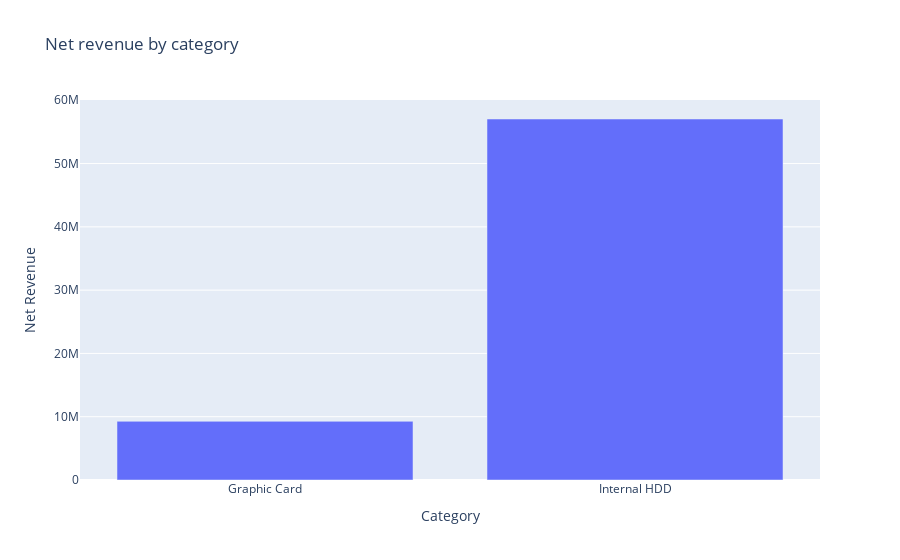

The notebook cell saved with this chart:
### Code cell
fig_category_net_revenue = px.bar(df_category, x='category', y='net_revenue', title='Net revenue by category')
fig_category_net_revenue.update_layout(
    yaxis_title='Net Revenue', 
    xaxis_title='Category'
)
fig_category_net_revenue.show()

### Figure 1 — Plotly figure (JSON) as saved in the notebook; plotly's stock layout.template omitted (floating-point values rounded to 4 significant figures)
{"data": [{"alignmentgroup": "True", "hovertemplate": "category=%{x}<br>net_revenue=%{y}<extra></extra>", "legendgroup": "", "marker": {"color": "#636efa", "pattern": {"shape": ""}}, "name": "", "offsetgroup": "", "orientation": "v", "showlegend": false, "textposition": "auto", "type": "bar", "x": ["Graphic Card", "Internal HDD"], "xaxis": "x", "y": [9271000.0, 57040000.0], "yaxis": "y"}], "layout": {"barmode": "relative", "legend": {"tracegroupgap": 0}, "title": {"text": "Net revenue by category"}, "xaxis": {"anchor": "y", "domain": [0, 1], "title": {"text": "Category"}}, "yaxis": {"anchor": "x", "domain": [0, 1], "title": {"text": "Net Revenue"}}}}
